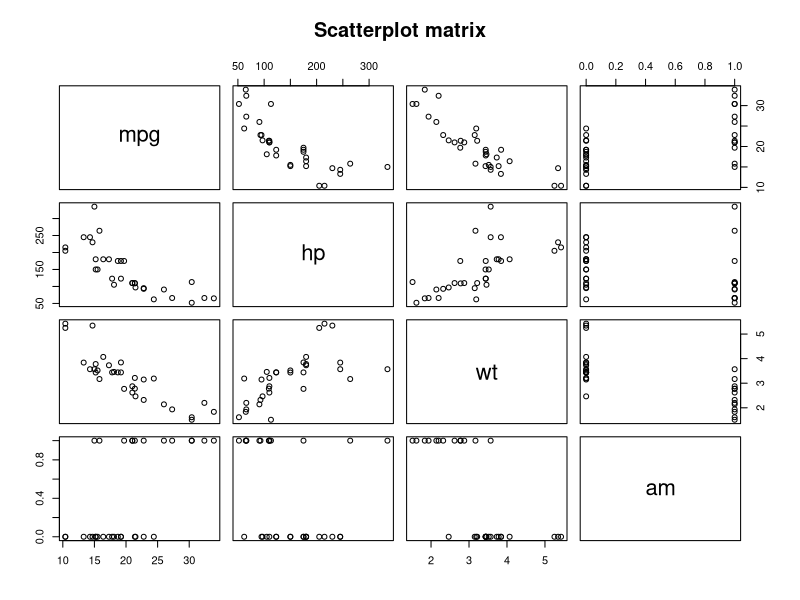

Here is the R script that generated this plot:
# 1. Carga del dataset y preparación de las variables

data("mtcars")
head(mtcars)

# Variable objetivo: `am` (0 = automático, 1 = manual)
# Variables predictoras: `mpg` (millas por galón), `hp` (caballos de fuerza), `wt` (peso en miles de libras)

# 2. Análisis inicial de las variables

pairs(mtcars[, c("mpg", "hp", "wt", "am")], main = "Scatterplot matrix")
cor(mtcars[, c("mpg", "hp", "wt")]) # correlación entre variables predictoras

# 3. Definición del modelo logístico

modelo_logistico <- glm(am ~ mpg + hp + wt, data = mtcars, family = binomial) # modelo de regresión logística
summary_modelo <- summary(modelo_logistico)

# 4. Resultados del modelo y análisis

y_pred <- predict(modelo_logistico, type = "response") # probabilidades predichas

# Clasificación de predicciones: convertir probabilidades a clases (umbral 0.5)
y_pred_class <- ifelse(y_pred > 0.5, 1, 0)

# Matriz de confusión
table(Predicted = y_pred_class, Actual = mtcars$am)
